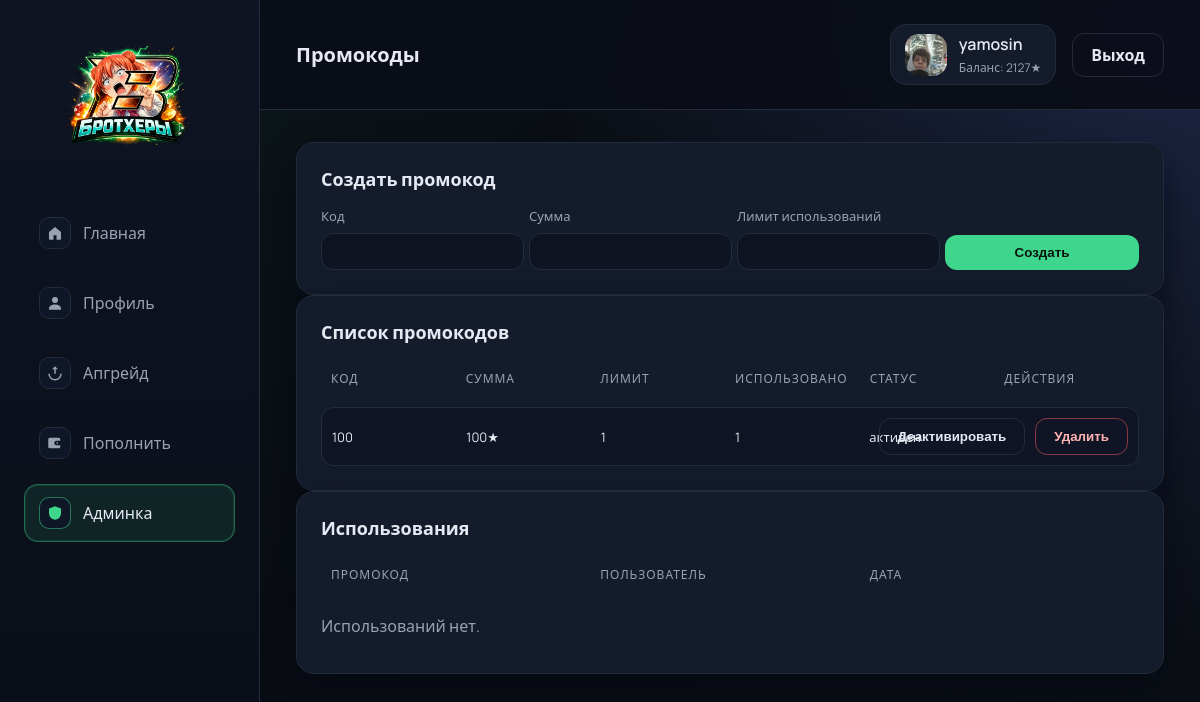
Page /admin/promocodes (signed in) on the committed database.
### app.py (models this page shows)
class User(db.Model, UserMixin):
    id = db.Column(db.Integer, primary_key=True)
    username = db.Column(db.String(80), unique=True, nullable=False)
    password_hash = db.Column(db.String(255), nullable=False)
    balance = db.Column(db.Integer, default=0)
    avatar_path = db.Column(db.String(255), default="")
    is_admin = db.Column(db.Boolean, default=False)
    created_at = db.Column(db.DateTime, default=utcnow)

class PromoCode(db.Model):
    id = db.Column(db.Integer, primary_key=True)
    code = db.Column(db.String(80), unique=True, nullable=False)
    amount = db.Column(db.Integer, nullable=False)
    max_uses_total = db.Column(db.Integer, nullable=False)
    uses_count = db.Column(db.Integer, default=0)
    enabled = db.Column(db.Boolean, default=True)
    created_at = db.Column(db.DateTime, default=utcnow)

### app.py (the view)
    @login_required
    def wrapper(*args, **kwargs):
        if not current_user.is_admin:
            flash("Доступ только для администратора.", "error")
            return redirect(url_for("index"))
        return view_func(*args, **kwargs)

### app.py (called while the page is built, shortened)
@login_manager.user_loader
def load_user(user_id):
    return db.session.get(User, int(user_id))

def admin_required(view_func):
    @login_required
    def wrapper(*args, **kwargs):
        if not current_user.is_admin:
            flash("Доступ только для администратора.", "error")
            return redirect(url_for("index"))
        return view_func(*args, **kwargs)
    wrapper.__name__ = view_func.__name__
    return wrapper

@app.context_processor
def inject_globals():
    return {
        "case_price": CASE_PRICE,
        "rarities": RARITIES,
    }

@app.route("/admin/promocodes", methods=["GET", "POST"])
@admin_required
def admin_promocodes():
    promocodes = PromoCode.query.order_by(PromoCode.created_at.desc()).all()
    code_filter = request.args.get("code", "").strip()
    redemptions_query = (
        db.session.query(PromoRedemption, User, PromoCode)
        .join(User, PromoRedemption.user_id == User.id)
        .join(PromoCode, PromoRedemption.promo_id == PromoCode.id)
    )
    if code_filter:
        redemptions_query = redemptions_query.filter(PromoCode.code == code_filter)
    redemptions = (
        redemptions_query.order_by(PromoRedemption.redeemed_at.desc()).limit(50).all()
    )
    return render_template(
        "admin/promocodes.html",
        promocodes=promocodes,
        redemptions=redemptions,
        code_filter=code_filter,
    )

### templates/admin/promocodes.html (shortened to what this page needs)
{% extends "base.html" %}
{% block header %}Промокоды{% endblock %}
{% block content %}
  <section class="panel">
    <div class="panel-header">
      <h2>Создать промокод</h2>
    </div>
    <form class="form grid-form" method="post">
      <label>
        Код
        <input type="text" name="code" required />
      </label>
      <label>
        Сумма
        <input type="number" name="amount" min="0" required />
      </label>
      <label>
        Лимит использований
        <input type="number" name="max_uses_total" min="1" required />
      </label>
<button class="btn primary" type="submit">Создать</button>
    </form>
  </section>
<div class="panel">
  <div class="panel-header">
    <h2>Список промокодов</h2>
  </div>
  <div class="table">
    <div class="table-row table-head">
      <div>Код</div>
      <div>Сумма</div>
      <div>Лимит</div>
      <div>Использовано</div>
      <div>Статус</div>
      <div>Действия</div>
    </div>
    {% for promo in promocodes %}
      <div class="table-row">
        <div>
          <a class="link" href="{{ url_for('admin_promocodes') }}?code={{ promo.code }}">{{ promo.code }}</a>
        </div>
        <div>{{ promo.amount }}★</div>
        <div>{{ promo.max_uses_total }}</div>
        <div>{{ promo.uses_count }}</div>
        <div>{% if promo.enabled %}активен{% else %}выключен{% endif %}</div>
        <div style="display:flex; gap:10px; justify-content:flex-end;">
          <form method="post" action="{{ url_for('admin_promocodes_toggle', promo_id=promo.id) }}">
            <button class="btn ghost" type="submit">
              {% if promo.enabled %}Деактивировать{% else %}Активировать{% endif %}
            </button>
          </form>
          <form method="post"
                action="{{ url_for('admin_promocodes_delete', promo_id=promo.id) }}"
                onsubmit="return confirm('Удалить промокод?');">
            <button class="btn danger" type="submit">Удалить</button>
          </form>
        </div>
      </div>
    {% else %}
      <div class="empty">Промокодов нет.</div>
    {% endfor %}
  </div>
</div>
    <div class="panel">
      <div class="panel-header">
        <h2>Использования</h2>
      </div>
      <div class="table">
        <div class="table-row table-head">
          <div>Промокод</div>
          <div>Пользователь</div>
          <div>Дата</div>
        </div>
        {% for redemption, user, promo in redemptions %}
          <div class="table-row">
            <div>{{ promo.code }}</div>
            <div>@{{ user.username }}</div>
            <div>{{ redemption.redeemed_at.strftime("%Y-%m-%d %H:%M") }}</div>
          </div>
        {% else %}
          <div class="empty">Использований нет.</div>
        {% endfor %}
      </div>
    </div>
{% endblock %}

### templates/base.html (shortened to what this page needs)
<!doctype html>
<html lang="ru">
  <head>
    <link rel="stylesheet" href="{{ url_for('static', filename='css/style.css') }}" />
  </head>
  <body>
    {% set path = request.path %}
    <div class="layout">
      <aside class="sidebar">
        <div class="brand">
  <a href="{{ url_for('index') }}" class="brand-logo">
    <img src="{{ url_for('static', filename='img/logo.png') }}" alt="logo" />
  </a>
</div>
        <nav class="menu">
          <a
            class="menu-item {% if path == '/' %}active{% endif %}"
            href="{{ url_for('index') }}"
            aria-current="{% if path == '/' %}page{% endif %}"
          >
            <span class="menu-icon">
              <svg viewBox="0 0 24 24" aria-hidden="true">
                <path
                  d="M4 10.5L12 4l8 6.5V20a1 1 0 0 1-1 1h-5v-6h-4v6H5a1 1 0 0 1-1-1z"
                />
              </svg>
            </span>
            <span class="menu-label">Главная</span>
          </a>
          {% if current_user.is_authenticated %}
            <a
              class="menu-item {% if path.startswith('/profile') %}active{% endif %}"
              href="{{ url_for('profile') }}"
              aria-current="{% if path.startswith('/profile') %}page{% endif %}"
            >
              <span class="menu-icon">
                <svg viewBox="0 0 24 24" aria-hidden="true">
                  <path
                    d="M12 12a4 4 0 1 0-4-4 4 4 0 0 0 4 4zm0 2c-4.4 0-8 2.2-8 5v2h16v-2c0-2.8-3.6-5-8-5z"
                  />
                </svg>
              </span>
              <span class="menu-label">Профиль</span>
            </a>
            <a
              class="menu-item {% if path.startswith('/upgrade') %}active{% endif %}"
              href="{{ url_for('upgrade') }}"
              aria-current="{% if path.startswith('/upgrade') %}page{% endif %}"
            >
              <span class="menu-icon">
                <svg viewBox="0 0 24 24" aria-hidden="true">
                  <path d="M12 3l4 4h-3v6h-2V7H8z" />
                  <path d="M5 13a7 7 0 0 0 14 0h2a9 9 0 0 1-18 0z" />
                </svg>
              </span>
              <span class="menu-label">Апгрейд</span>
            </a>
            <a
              class="menu-item {% if path.startswith('/topup') %}active{% endif %}"
              href="{{ url_for('topup') }}"
              aria-current="{% if path.startswith('/topup') %}page{% endif %}"
            >
              <span class="menu-icon">
                <svg viewBox="0 0 24 24" aria-hidden="true">
                  <path d="M3 7a2 2 0 0 1 2-2h12a2 2 0 0 1 2 2v2h-5a3 3 0 0 0 0 6h5v2a2 2 0 0 1-2 2H5a2 2 0 0 1-2-2z" />
                  <path d="M16 12a1 1 0 1 0 0 .01z" />
                </svg>
              </span>
              <span class="menu-label">Пополнить</span>
            </a>
          {% endif %}
          {% if current_user.is_authenticated and current_user.is_admin %}
            <a
              class="menu-item {% if path.startswith('/admin') %}active{% endif %}"
              href="{{ url_for('admin_dashboard') }}"
              aria-current="{% if path.startswith('/admin') %}page{% endif %}"
            >
              <span class="menu-icon">
                <svg viewBox="0 0 24 24" aria-hidden="true">
                  <path d="M12 3l8 3v6c0 5-3.5 8.5-8 9-4.5-.5-8-4-8-9V6z" />
                </svg>
              </span>
              <span class="menu-label">Админка</span>
            </a>
          {% endif %}
        </nav>
      </aside>
      <div class="main">
        <header class="topbar">
          <div class="topbar-title">{% block header %}Кейсы{% endblock %}</div>
          <div class="topbar-user">
            {% if current_user.is_authenticated %}
              <div class="user-chip">
                <img
                  class="user-avatar"
                  src="{% if current_user.avatar_path %}{{ url_for('static', filename=current_user.avatar_path) }}{% else %}{{ url_for('static', filename='img/default-avatar.svg') }}{% endif %}"
                  alt="avatar"
                />
                <div class="user-info">
                  <div class="user-name">{{ current_user.username }}</div>
                  <div class="user-balance">Баланс: {{ current_user.balance }}★</div>
                </div>
              </div>
              <a class="btn ghost" href="{{ url_for('logout') }}">Выход</a>
            {% else %}
              <div class="user-guest">Гость</div>
            {% endif %}
          </div>
        </header>
        <main class="content">
          {% block content %}{% endblock %}
        </main>
      </div>
    </div>
  </body>
</html>

### rows in the picture
User: avatar_path (picture), username "yamosin", balance "2127"
PromoCode: code "100", amount "100", max_uses_total "1", uses_count "1", enabled "активен"
